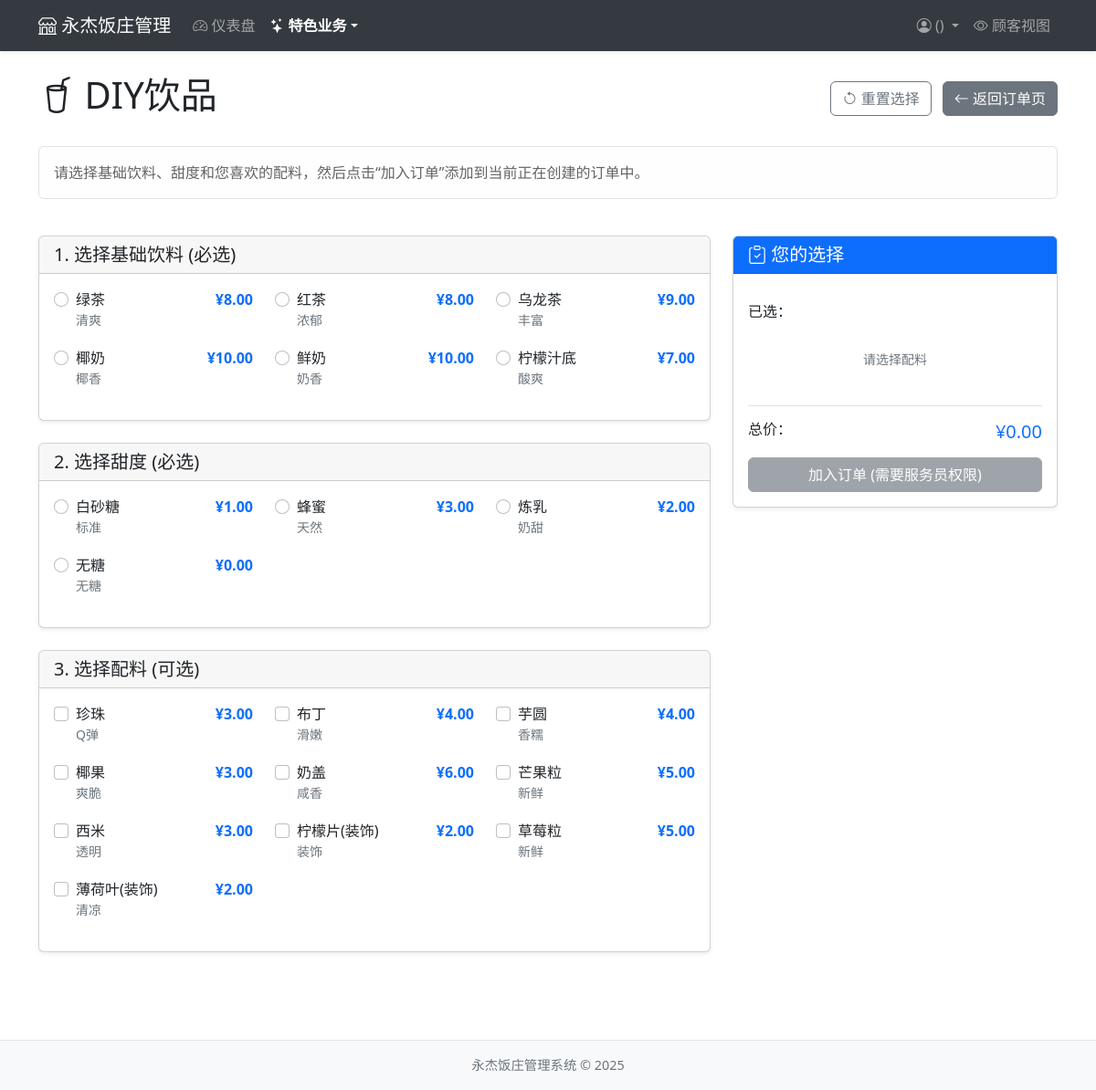
Screenshot of /diy_drinks with the database file from the repository.
### app.py (models this page shows, shortened)
class IngredientOption(db.Model):
    id = db.Column(db.Integer, primary_key=True)
    name = db.Column(db.String(100), nullable=False, unique=True)
    category = db.Column(db.String(50), index=True)
    price = db.Column(db.Float, default=0.0)
    is_available = db.Column(db.Boolean, default=True)
    description = db.Column(db.Text)
    incompatible_with = db.Column(db.Text, default='[]')

### app.py (the view)
@app.route('/diy_drinks')
def diy_drinks():
    bases = IngredientOption.query.filter_by(category='base', is_available=True).all()
    sweeteners = IngredientOption.query.filter_by(category='sweetener', is_available=True).all()
    toppings = IngredientOption.query.filter_by(category='topping', is_available=True).all()
    tmpl = os.path.join('templates', 'diy_drinks.html')
    if not os.path.exists(tmpl): create_placeholder_template(tmpl)
    return render_template('diy_drinks.html', bases=bases, sweeteners=sweeteners, toppings=toppings)

### app.py (called while the page is built)
@app.context_processor
def inject_now(): # ... (不变)
    return {'now': datetime.utcnow()}

### templates/diy_drinks.html (shortened to what this page needs)
{% extends 'base_admin.html' %}
{% block content %}
<div class="d-flex justify-content-between align-items-center mb-4">
    <h1><i class="bi bi-cup-straw"></i> DIY饮品</h1>
    <div>
        <button type="button" class="btn btn-outline-secondary me-2" id="resetBtn"><i class="bi bi-arrow-counterclockwise"></i> 重置选择</button>
         <a href="{{ url_for('order_create') }}" class="btn btn-secondary"><i class="bi bi-arrow-left"></i> 返回订单页</a>
    </div>
</div>
<div class="row mb-4">
    <div class="col-12">
        <div class="alert alert-light border">
            <p class="mb-0">请选择基础饮料、甜度和您喜欢的配料，然后点击“加入订单”添加到当前正在创建的订单中。</p>
        </div>
    </div>
</div>
<div class="row">
    <div class="col-md-8">
        <form id="diyDrinkForm">
            <div class="card mb-4 shadow-sm">
                <div class="card-header"><h5 class="mb-0">1. 选择基础饮料 (必选)</h5></div>
                <div class="card-body">
                    <div class="row">
                        {% for base in bases %}
                        <div class="col-lg-4 col-md-6 mb-3">
                            <div class="form-check">
                                <input class="form-check-input base-option" type="radio" name="base" id="base-{{ base.id }}" value="{{ base.id }}" data-price="{{ base.price }}" data-name="{{ base.name }}">
                                <label class="form-check-label w-100" for="base-{{ base.id }}">
                                    <div class="d-flex justify-content-between">
                                        <span>{{ base.name }}</span>
                                        <span class="text-primary fw-bold">¥{{ "%.2f"|format(base.price) }}</span>
                                    </div>
                                    {% if base.description %}<small class="text-muted d-block">{{ base.description }}</small>{% endif %}
                                </label>
                            </div>
                        </div>
                        {% else %}
                        <p class="text-muted">暂无基础饮料选项</p>
                        {% endfor %}
                    </div>
                </div>
            </div>
            <div class="card mb-4 shadow-sm">
                 <div class="card-header"><h5 class="mb-0">2. 选择甜度 (必选)</h5></div>
                 <div class="card-body">
                     <div class="row">
                        {% for sweetener in sweeteners %}
                        <div class="col-lg-4 col-md-6 mb-3">
                            <div class="form-check">
                                <input class="form-check-input sweetener-option" type="radio" name="sweetener" id="sweetener-{{ sweetener.id }}" value="{{ sweetener.id }}" data-price="{{ sweetener.price }}" data-name="{{ sweetener.name }}">
                                <label class="form-check-label w-100" for="sweetener-{{ sweetener.id }}">
                                     <div class="d-flex justify-content-between">
                                        <span>{{ sweetener.name }}</span>
                                        <span class="text-primary fw-bold">¥{{ "%.2f"|format(sweetener.price) }}</span>
                                    </div>
                                    {% if sweetener.description %}<small class="text-muted d-block">{{ sweetener.description }}</small>{% endif %}
                                </label>
                            </div>
                        </div>
                        {% else %}
                         <p class="text-muted">暂无甜度选项</p>
                        {% endfor %}
                    </div>
                </div>
            </div>
            <div class="card mb-4 shadow-sm">
                 <div class="card-header"><h5 class="mb-0">3. 选择配料 (可选)</h5></div>
                 <div class="card-body">
                    <div class="row">
                        {% for topping in toppings %}
                        <div class="col-lg-4 col-md-6 mb-3">
                            <div class="form-check">
                                <input class="form-check-input topping-option" type="checkbox" name="toppings" id="topping-{{ topping.id }}" value="{{ topping.id }}" data-price="{{ topping.price }}" data-name="{{ topping.name }}">
                                <label class="form-check-label w-100" for="topping-{{ topping.id }}">
                                     <div class="d-flex justify-content-between">
                                        <span>{{ topping.name }}</span>
                                        <span class="text-primary fw-bold">¥{{ "%.2f"|format(topping.price) }}</span>
                                    </div>
                                    {% if topping.description %}<small class="text-muted d-block">{{ topping.description }}</small>{% endif %}
                                </label>
                            </div>
                        </div>
                        {% else %}
                        <p class="text-muted">暂无配料选项</p>
                        {% endfor %}
                    </div>
                 </div>
            </div>
        </form>
    </div>
    <div class="col-md-4">
        <div class="card sticky-top mb-4 shadow-sm" style="top: 70px;">
            <div class="card-header bg-primary text-white">
                <h5 class="mb-0"><i class="bi bi-clipboard-check"></i> 您的选择</h5>
            </div>
            <div class="card-body">
                <h6 class="mb-2">已选：</h6>
                <ul class="list-group list-group-flush mb-3" id="selectedIngredients" style="max-height: 200px; overflow-y: auto;">
                </ul>
                <div class="d-flex justify-content-between border-top pt-3 mb-3">
                    <h6 class="mb-0">总价：</h6>
                    <h5 class="mb-0 text-primary" id="totalPrice">¥0.00</h5>
                </div>
                {% if current_user.is_authenticated and current_user.role in ['owner', 'waiter'] %}
                    <button type="button" class="btn btn-success w-100" id="addToOrderBtn" disabled>
                        <i class="bi bi-check-lg"></i> 选好了，加入订单
                    </button>
                     <small class="text-muted d-block text-center mt-2">请先选择基础和甜度</small>
                {% else %}
                    <button type="button" class="btn btn-secondary w-100" disabled>加入订单 (需要服务员权限)</button>
                {% endif %}
            </div>
        </div>
    </div>
</div>
{% endblock %}

### templates/base_admin.html (shortened to what this page needs)
<!DOCTYPE html>
<html lang="zh-CN">
<head>
    <link href="https://cdn.jsdelivr.net/npm/bootstrap@5.2.3/dist/css/bootstrap.min.css" rel="stylesheet">
    <link rel="stylesheet" href="https://cdn.jsdelivr.net/npm/bootstrap-icons@1.10.0/font/bootstrap-icons.css">
</head>
<body>
    <nav class="navbar navbar-expand-lg navbar-dark bg-dark fixed-top shadow-sm">
        <div class="container">
            <a class="navbar-brand" href="{{ url_for('dashboard') }}">
                <i class="bi bi-shop"></i> 永杰饭庄管理
            </a>
            <div class="collapse navbar-collapse" id="navbarNav">
                <ul class="navbar-nav me-auto mb-2 mb-lg-0">
                    <li class="nav-item">
                        <a class="nav-link {% if request.endpoint == 'dashboard' %}active{% endif %}" href="{{ url_for('dashboard') }}"><i class="bi bi-speedometer2"></i> 仪表盘</a>
                    </li>
                    <li class="nav-item dropdown">
                         <a class="nav-link dropdown-toggle {% if request.endpoint in ['heritage_dishes', 'diy_drinks', 'init_diy_data'] %}active{% endif %}" href="#" role="button" data-bs-toggle="dropdown" aria-expanded="false"><i class="bi bi-stars"></i> 特色业务</a>
                    </li>
                </ul>
                <ul class="navbar-nav ms-auto">
                    <li class="nav-item dropdown">
                        <a class="nav-link dropdown-toggle" href="#" role="button" data-bs-toggle="dropdown" aria-expanded="false">
                            <i class="bi bi-person-circle"></i> {{ current_user.username }} ({{ current_user.role|capitalize }})
                        </a>
                    </li>
                    <li class="nav-item">
                        <a class="nav-link" href="{{ url_for('customer_index') }}" target="_blank"><i class="bi bi-eye"></i> 顾客视图</a>
                    </li>
                </ul>
            </div>
        </div>
    </nav>
    <div class="container py-4">
        {% block content %}{% endblock %}
    </div>
    <footer class="bg-light text-center py-3 mt-5 border-top">
        <div class="container">
            <p class="mb-0 text-muted">永杰饭庄管理系统 &copy; {{ now.year if now else 2025 }}</p>
        </div>
    </footer>
</body>
</html>

### templates/base_admin.html (style rules this page uses)
body { padding-top: 56px; }
.navbar { background-color: #343a40 !important; }
.nav-link.active { font-weight: bold; }
footer { font-size: 0.9em; }

### templates/diy_drinks.html (style rules this page uses)
.form-check-label { cursor: pointer; }
.sticky-top { top: 70px; }

### rows the page displays
IngredientOption: name "绿茶", price "8.00", description "清爽"
IngredientOption: name "红茶", price "8.00", description "浓郁"
IngredientOption: name "乌龙茶", price "9.00", description "丰富"
IngredientOption: name "椰奶", price "10.00", description "椰香"
IngredientOption: name "鲜奶", price "10.00", description "奶香"
IngredientOption: name "柠檬汁底", price "7.00", description "酸爽"
IngredientOption: name "白砂糖", price "1.00", description "标准"
IngredientOption: name "蜂蜜", price "3.00", description "天然"
IngredientOption: name "炼乳", price "2.00", description "奶甜"
IngredientOption: name "无糖", price "0.00", description "无糖"
IngredientOption: name "珍珠", price "3.00", description "Q弹"
IngredientOption: name "布丁", price "4.00", description "滑嫩"
IngredientOption: name "芋圆", price "4.00", description "香糯"
IngredientOption: name "椰果", price "3.00", description "爽脆"
IngredientOption: name "奶盖", price "6.00", description "咸香"
IngredientOption: name "芒果粒", price "5.00", description "新鲜"
IngredientOption: name "西米", price "3.00", description "透明"
IngredientOption: name "柠檬片(装饰)", price "2.00", description "装饰"
IngredientOption: name "草莓粒", price "5.00", description "新鲜"
IngredientOption: name "薄荷叶(装饰)", price "2.00", description "清凉"
